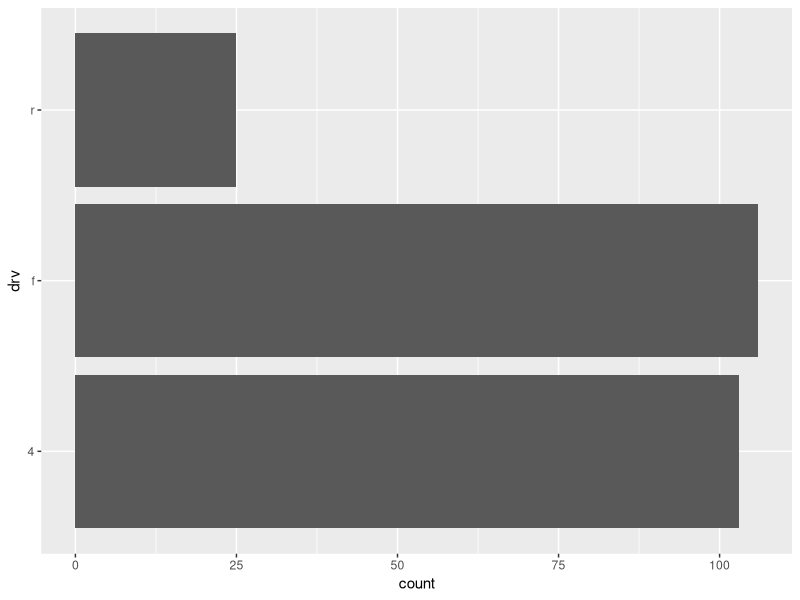
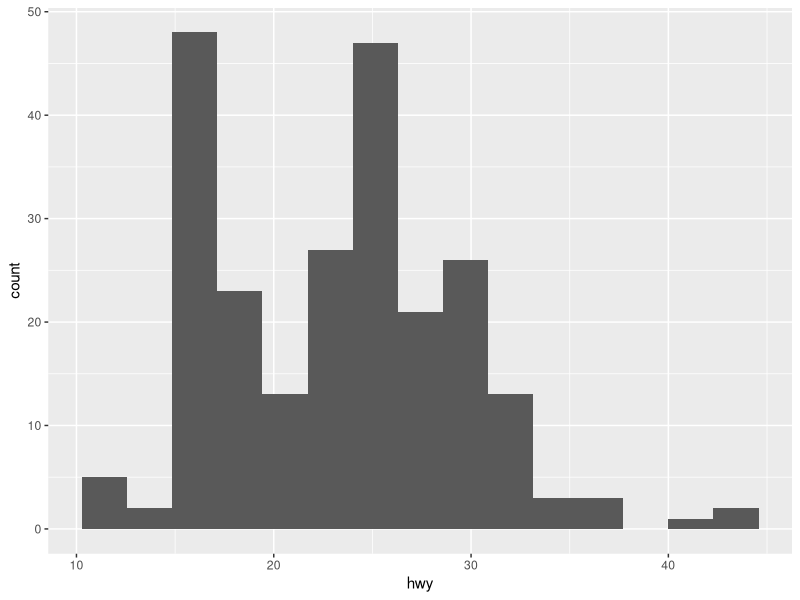
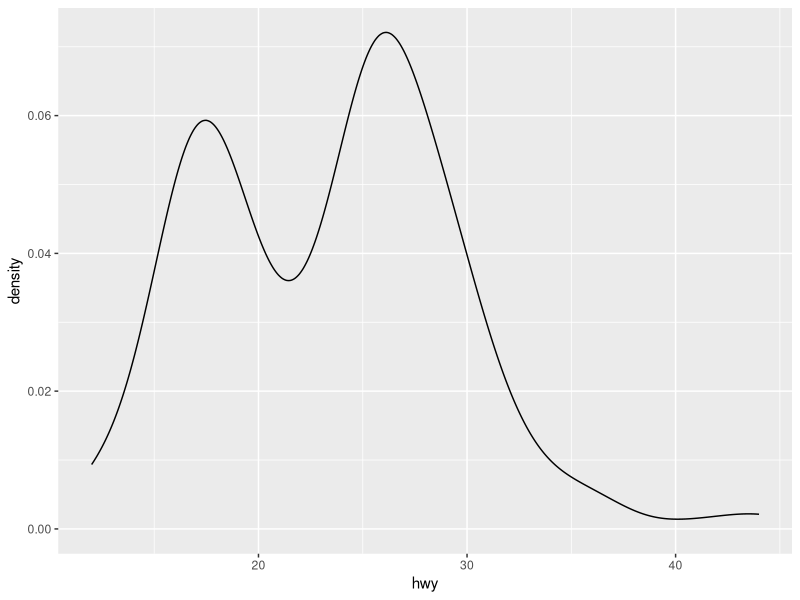
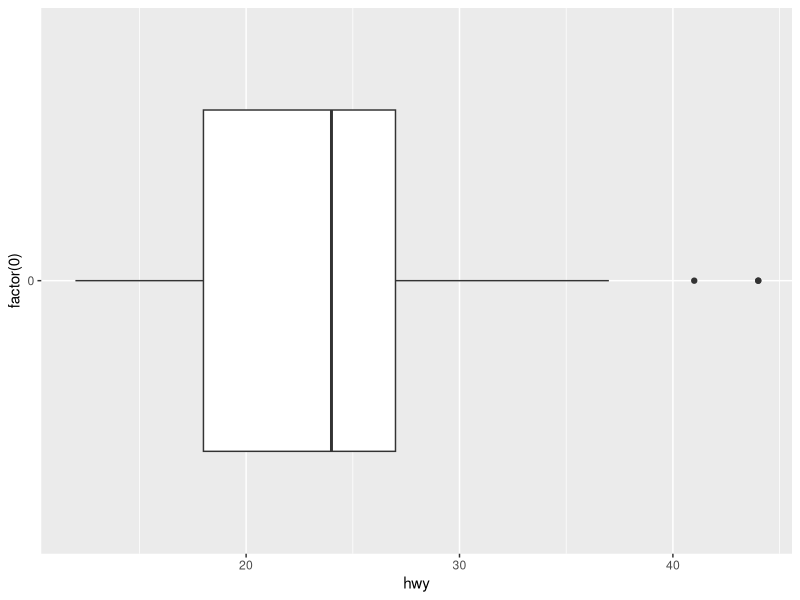
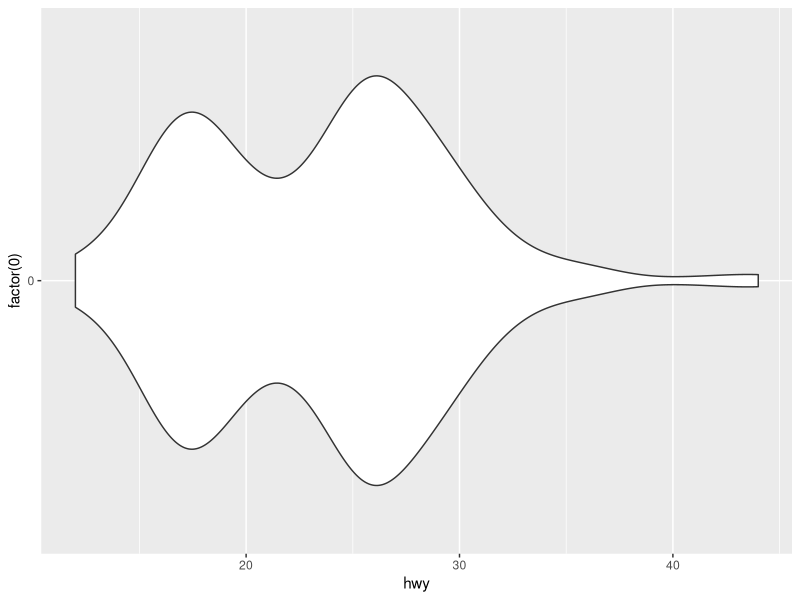
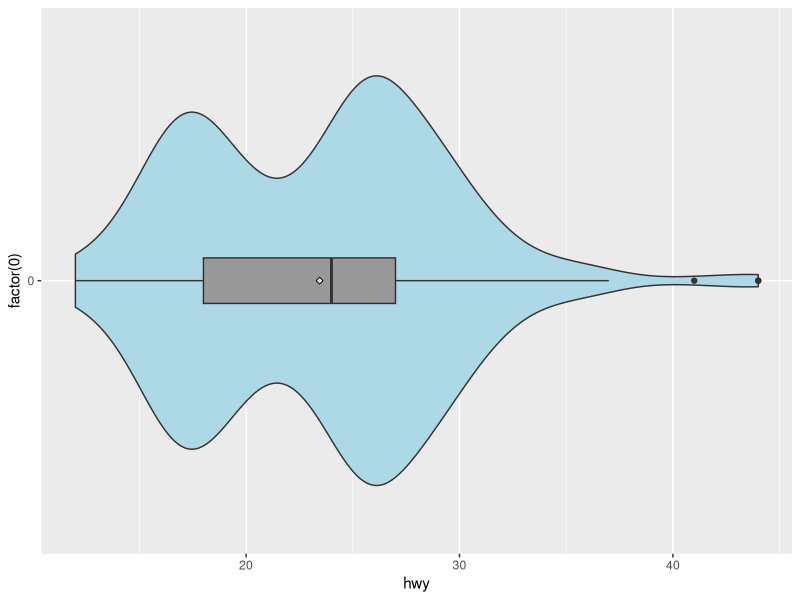

The R script that drew these images, in order:
## ---- chunk 1
knitr::opts_chunk$set(echo = TRUE)
library(tidyverse)
## ---- chunk 2
ggplot(data = mpg,
       mapping = aes(x = drv)) +
  geom_bar() +
  coord_flip()
## ---- chunk 3
ggplot(data = mpg,
       mapping = aes(x = hwy)) +
  geom_histogram(bins = 15)
## ---- chunk 4
ggplot(data = mpg,
       aes(x = hwy)) +
  geom_density()
## ---- chunk 5
ggplot(data = mpg,
       aes(x = factor(0), y = hwy)) +
  geom_boxplot() +
  coord_flip()
## ---- chunk 6
ggplot(data = mpg,
       aes(x = hwy, y = factor(0))) +
  geom_violin()
## ---- chunk 7
ggplot(data = mpg,
       mapping = aes(x = hwy, y = factor(0))) +
  geom_violin(fill = "lightblue") +
  geom_boxplot(width = 0.10, fill = "grey60") +
  stat_summary(
    fun = "mean",
    geom = "point",
    shape = 23,
    size = 1.5,
    fill = "white"
  )
